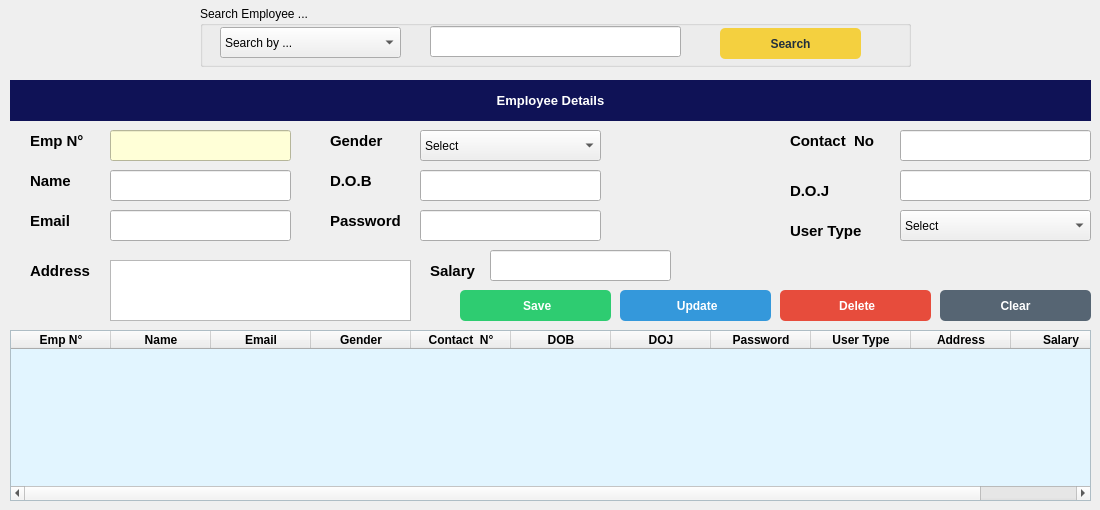
     <widget class="QWidget" name="tab_2">
      <attribute name="title">
       <string>Employee</string>
      </attribute>
      <widget class="QGroupBox" name="groupBox">
       <property name="geometry">
        <rect>
         <x>200</x>
         <y>6</y>
         <width>711</width>
         <height>61</height>
        </rect>
       </property>
       <property name="title">
        <string>Search Employee ...</string>
       </property>
       <widget class="QComboBox" name="Emp_SearchBy_Comb">
        <property name="geometry">
         <rect>
          <x>20</x>
          <y>21</y>
          <width>181</width>
          <height>31</height>
         </rect>
        </property>
        <item>
         <property name="text">
          <string>Search by ...</string>
         </property>
        </item>
        <item>
         <property name="text">
          <string>Email</string>
         </property>
        </item>
        <item>
         <property name="text">
          <string>Name</string>
         </property>
        </item>
        <item>
         <property name="text">
          <string>Contact</string>
         </property>
        </item>
       </widget>
       <widget class="QLineEdit" name="Emp_Search_box">
        <property name="geometry">
         <rect>
          <x>230</x>
          <y>20</y>
          <width>251</width>
          <height>31</height>
         </rect>
        </property>
       </widget>
       <widget class="QPushButton" name="Empl_Search_Btn">
        <property name="geometry">
         <rect>
          <x>520</x>
          <y>22</y>
          <width>141</width>
          <height>31</height>
         </rect>
        </property>
        <property name="font">
         <font>
          <weight>75</weight>
          <bold>true</bold>
         </font>
        </property>
        <property name="cursor">
         <cursorShape>PointingHandCursor</cursorShape>
        </property>
        <property name="styleSheet">
         <string notr="true">QPushButton{
  background-color: rgb(244, 208, 63);
  color: rgb(33, 47, 61);
  border-radius: 5px;
}
QPushButton::pressed{
	padding-left:2px;
	padding-top: 3px;
	background-color: rgb(248, 196, 113);
}</string>
        </property>
        <property name="text">
         <string>Search</string>
        </property>
       </widget>
      </widget>
      <widget class="QLabel" name="label_3">
       <property name="geometry">
        <rect>
         <x>10</x>
         <y>80</y>
         <width>1081</width>
         <height>41</height>
        </rect>
       </property>
       <property name="font">
        <font>
         <pointsize>10</pointsize>
         <weight>75</weight>
         <bold>true</bold>
        </font>
       </property>
       <property name="styleSheet">
        <string notr="true">background-color: rgb(15, 18, 86);
color: rgb(255, 255, 255);</string>
       </property>
       <property name="text">
        <string>Employee Details</string>
       </property>
       <property name="alignment">
        <set>Qt::AlignCenter</set>
       </property>
      </widget>
      <widget class="QLabel" name="label_4">
       <property name="geometry">
        <rect>
         <x>30</x>
         <y>130</y>
         <width>61</width>
         <height>21</height>
        </rect>
       </property>
       <property name="font">
        <font>
         <pointsize>11</pointsize>
         <weight>75</weight>
         <bold>true</bold>
        </font>
       </property>
       <property name="text">
        <string>Emp N°</string>
       </property>
      </widget>
      <widget class="QLineEdit" name="Emp_No">
       <property name="geometry">
        <rect>
         <x>110</x>
         <y>130</y>
         <width>181</width>
         <height>31</height>
        </rect>
       </property>
       <property name="styleSheet">
        <string notr="true">background-color: rgb(255, 255, 215);</string>
       </property>
      </widget>
      <widget class="QLineEdit" name="Emp_Name">
       <property name="geometry">
        <rect>
         <x>110</x>
         <y>170</y>
         <width>181</width>
         <height>31</height>
        </rect>
       </property>
      </widget>
      <widget class="QLineEdit" name="Emp_Mail">
       <property name="geometry">
        <rect>
         <x>110</x>
         <y>210</y>
         <width>181</width>
         <height>31</height>
        </rect>
       </property>
      </widget>
      <widget class="QLabel" name="label_5">
       <property name="geometry">
        <rect>
         <x>30</x>
         <y>170</y>
         <width>61</width>
         <height>21</height>
        </rect>
       </property>
       <property name="font">
        <font>
         <pointsize>11</pointsize>
         <weight>75</weight>
         <bold>true</bold>
        </font>
       </property>
       <property name="text">
        <string>Name</string>
       </property>
      </widget>
      <widget class="QLabel" name="label_9">
       <property name="geometry">
        <rect>
         <x>30</x>
         <y>210</y>
         <width>61</width>
         <height>21</height>
        </rect>
       </property>
       <property name="font">
        <font>
         <pointsize>11</pointsize>
         <weight>75</weight>
         <bold>true</bold>
        </font>
       </property>
       <property name="text">
        <string>Email</string>
       </property>
      </widget>
      <widget class="QLabel" name="label_10">
       <property name="geometry">
        <rect>
         <x>30</x>
         <y>260</y>
         <width>71</width>
         <height>21</height>
        </rect>
       </property>
       <property name="font">
        <font>
         <pointsize>11</pointsize>
         <weight>75</weight>
         <bold>true</bold>
        </font>
       </property>
       <property name="text">
        <string>Address</string>
       </property>
      </widget>
      <widget class="QLabel" name="label_16">
       <property name="geometry">
        <rect>
         <x>330</x>
         <y>130</y>
         <width>61</width>
         <height>21</height>
        </rect>
       </property>
       <property name="font">
        <font>
         <pointsize>11</pointsize>
         <weight>75</weight>
         <bold>true</bold>
        </font>
       </property>
       <property name="text">
        <string>Gender</string>
       </property>
      </widget>
      <widget class="QLabel" name="label_23">
       <property name="geometry">
        <rect>
         <x>330</x>
         <y>170</y>
         <width>61</width>
         <height>21</height>
        </rect>
       </property>
       <property name="font">
        <font>
         <pointsize>11</pointsize>
         <weight>75</weight>
         <bold>true</bold>
        </font>
       </property>
       <property name="text">
        <string>D.O.B</string>
       </property>
      </widget>
      <widget class="QLabel" name="label_24">
       <property name="geometry">
        <rect>
         <x>330</x>
         <y>210</y>
         <width>81</width>
         <height>21</height>
        </rect>
       </property>
       <property name="font">
        <font>
         <pointsize>11</pointsize>
         <weight>75</weight>
         <bold>true</bold>
        </font>
       </property>
       <property name="text">
        <string>Password</string>
       </property>
      </widget>
      <widget class="QLineEdit" name="Emp_DOB">
       <property name="geometry">
        <rect>
         <x>420</x>
         <y>170</y>
         <width>181</width>
         <height>31</height>
        </rect>
       </property>
      </widget>
      <widget class="QLineEdit" name="Emp_Password">
       <property name="geometry">
        <rect>
         <x>420</x>
         <y>210</y>
         <width>181</width>
         <height>31</height>
        </rect>
       </property>
      </widget>
      <widget class="QLabel" name="label_25">
       <property name="geometry">
        <rect>
         <x>430</x>
         <y>260</y>
         <width>61</width>
         <height>21</height>
        </rect>
       </property>
       <property name="font">
        <font>
         <pointsize>11</pointsize>
         <weight>75</weight>
         <bold>true</bold>
        </font>
       </property>
       <property name="text">
        <string>Salary</string>
       </property>
      </widget>
      <widget class="QLineEdit" name="Emp_Salary">
       <property name="geometry">
        <rect>
         <x>490</x>
         <y>250</y>
         <width>181</width>
         <height>31</height>
        </rect>
       </property>
      </widget>
      <widget class="QComboBox" name="Gender_Comb">
       <property name="geometry">
        <rect>
         <x>420</x>
         <y>130</y>
         <width>181</width>
         <height>31</height>
        </rect>
       </property>
       <item>
        <property name="text">
         <string>Select</string>
        </property>
       </item>
       <item>
        <property name="text">
         <string>Male</string>
        </property>
       </item>
       <item>
        <property name="text">
         <string>Female</string>
        </property>
       </item>
      </widget>
      <widget class="QLineEdit" name="Emp_ContactNo">
       <property name="geometry">
        <rect>
         <x>900</x>
         <y>130</y>
         <width>191</width>
         <height>31</height>
        </rect>
       </property>
      </widget>
      <widget class="QLabel" name="label_26">
       <property name="geometry">
        <rect>
         <x>790</x>
         <y>130</y>
         <width>91</width>
         <height>21</height>
        </rect>
       </property>
       <property name="font">
        <font>
         <pointsize>11</pointsize>
         <weight>75</weight>
         <bold>true</bold>
        </font>
       </property>
       <property name="text">
        <string>Contact  No</string>
       </property>
      </widget>
      <widget class="QLabel" name="label_27">
       <property name="geometry">
        <rect>
         <x>790</x>
         <y>180</y>
         <width>61</width>
         <height>21</height>
        </rect>
       </property>
       <property name="font">
        <font>
         <pointsize>11</pointsize>
         <weight>75</weight>
         <bold>true</bold>
        </font>
       </property>
       <property name="text">
        <string>D.O.J</string>
       </property>
      </widget>
      <widget class="QLineEdit" name="Emp_DOJ">
       <property name="geometry">
        <rect>
         <x>900</x>
         <y>170</y>
         <width>191</width>
         <height>31</height>
        </rect>
       </property>
      </widget>
      <widget class="QLabel" name="label_28">
       <property name="geometry">
        <rect>
         <x>790</x>
         <y>220</y>
         <width>81</width>
         <height>21</height>
        </rect>
       </property>
       <property name="font">
        <font>
         <pointsize>11</pointsize>
         <weight>75</weight>
         <bold>true</bold>
        </font>
       </property>
       <property name="text">
        <string>User Type</string>
       </property>
      </widget>
      <widget class="QComboBox" name="UserType_Comb">
       <property name="geometry">
        <rect>
         <x>900</x>
         <y>210</y>
         <width>191</width>
         <height>31</height>
        </rect>
       </property>
       <item>
        <property name="text">
         <string>Select</string>
        </property>
       </item>
       <item>
        <property name="text">
         <string>Admin</string>
        </property>
       </item>
       <item>
        <property name="text">
         <string>Employee</string>
        </property>
       </item>
      </widget>
      <widget class="QPushButton" name="Empl_Save_Btn">
       <property name="geometry">
        <rect>
         <x>460</x>
         <y>290</y>
         <width>151</width>
         <height>31</height>
        </rect>
       </property>
       <property name="font">
        <font>
         <weight>75</weight>
         <bold>true</bold>
        </font>
       </property>
       <property name="cursor">
        <cursorShape>PointingHandCursor</cursorShape>
       </property>
       <property name="styleSheet">
        <string notr="true">QPushButton{
  background-color: rgb(46, 204, 113);
  color: rgb(255, 255, 255);
  border-radius: 5px;
}
QPushButton::pressed{
	padding-left:5px;
	padding-top: 5px;
	background-color: rgb(130, 224, 170);
}</string>
       </property>
       <property name="text">
        <string> Save</string>
       </property>
       <property name="icon">
        <iconset resource="images_rc.qrc">
         <normaloff>:/images/Images/save.png</normaloff>:/images/Images/save.png</iconset>
       </property>
       <property name="iconSize">
        <size>
         <width>15</width>
         <height>15</height>
        </size>
       </property>
      </widget>
      <widget class="QPushButton" name="Empl_Update_Btn">
       <property name="geometry">
        <rect>
         <x>620</x>
         <y>290</y>
         <width>151</width>
         <height>31</height>
        </rect>
       </property>
       <property name="font">
        <font>
         <weight>75</weight>
         <bold>true</bold>
        </font>
       </property>
       <property name="cursor">
        <cursorShape>PointingHandCursor</cursorShape>
       </property>
       <property name="styleSheet">
        <string notr="true">QPushButton{
  background-color: rgb(52, 152, 219);
  color: rgb(255, 255, 255);
  border-radius: 5px;
}
QPushButton::pressed{
	padding-left:5px;
	padding-top: 5px;
	background-color: rgb(93, 173, 226);
}</string>
       </property>
       <property name="text">
        <string> Update</string>
       </property>
       <property name="icon">
        <iconset resource="images_rc.qrc">
         <normaloff>:/images/Images/refresh.png</normaloff>:/images/Images/refresh.png</iconset>
       </property>
      </widget>
      <widget class="QPushButton" name="Empl_Delete_Btn">
       <property name="geometry">
        <rect>
         <x>780</x>
         <y>290</y>
         <width>151</width>
         <height>31</height>
        </rect>
       </property>
       <property name="font">
        <font>
         <weight>75</weight>
         <bold>true</bold>
        </font>
       </property>
       <property name="cursor">
        <cursorShape>PointingHandCursor</cursorShape>
       </property>
       <property name="styleSheet">
        <string notr="true">QPushButton{
  background-color: rgb(231, 76, 60);
  color: rgb(255, 255, 255);
  border-radius: 5px;
}
QPushButton::pressed{
	padding-left:5px;
	padding-top: 5px;
	background-color: rgb(236, 112, 99);
}</string>
       </property>
       <property name="text">
        <string> Delete</string>
       </property>
       <property name="icon">
        <iconset resource="images_rc.qrc">
         <normaloff>:/images/Images/bin.png</normaloff>:/images/Images/bin.png</iconset>
       </property>
       <property name="iconSize">
        <size>
         <width>15</width>
         <height>15</height>
        </size>
       </property>
      </widget>
      <widget class="QPushButton" name="Empl_Clear_Btn">
       <property name="geometry">
        <rect>
         <x>940</x>
         <y>290</y>
         <width>151</width>
         <height>31</height>
        </rect>
       </property>
       <property name="font">
        <font>
         <weight>75</weight>
         <bold>true</bold>
        </font>
       </property>
       <property name="cursor">
        <cursorShape>PointingHandCursor</cursorShape>
       </property>
       <property name="styleSheet">
        <string notr="true">QPushButton{
  background-color: rgb(86, 101, 115);
  color: rgb(255, 255, 255);
  border-radius: 5px;
}
QPushButton::pressed{
	padding-left:5px;
	padding-top: 5px;
	background-color: rgb(128, 139, 150);
}</string>
       </property>
       <property name="text">
        <string>Clear</string>
       </property>
       <property name="icon">
        <iconset resource="images_rc.qrc">
         <normaloff>:/images/Images/clean.png</normaloff>:/images/Images/clean.png</iconset>
       </property>
      </widget>
      <widget class="QTableWidget" name="Em_tableWidget">
       <property name="geometry">
        <rect>
         <x>10</x>
         <y>330</y>
         <width>1081</width>
         <height>171</height>
        </rect>
       </property>
       <property name="styleSheet">
        <string notr="true">QTableWidget#Em_tableWidget{
background-color: rgb(226, 245, 255);
}</string>
       </property>
       <property name="rowCount">
        <number>0</number>
       </property>
       <column>
        <property name="text">
         <string>Emp N°</string>
        </property>
        <property name="font">
         <font>
          <weight>75</weight>
          <bold>true</bold>
         </font>
        </property>
        <property name="textAlignment">
         <set>AlignCenter</set>
        </property>
       </column>
       <column>
        <property name="text">
         <string>Name</string>
        </property>
        <property name="font">
         <font>
          <weight>75</weight>
          <bold>true</bold>
         </font>
        </property>
        <property name="textAlignment">
         <set>AlignCenter</set>
        </property>
       </column>
       <column>
        <property name="text">
         <string>Email</string>
        </property>
        <property name="font">
         <font>
          <weight>75</weight>
          <bold>true</bold>
         </font>
        </property>
        <property name="textAlignment">
         <set>AlignCenter</set>
        </property>
       </column>
       <column>
        <property name="text">
         <string>Gender</string>
        </property>
        <property name="font">
         <font>
          <weight>75</weight>
          <bold>true</bold>
         </font>
        </property>
        <property name="textAlignment">
         <set>AlignCenter</set>
        </property>
       </column>
       <column>
        <property name="text">
         <string>Contact  N°</string>
        </property>
        <property name="font">
         <font>
          <weight>75</weight>
          <bold>true</bold>
         </font>
        </property>
        <property name="textAlignment">
         <set>AlignCenter</set>
        </property>
       </column>
       <column>
        <property name="text">
         <string>DOB</string>
        </property>
        <property name="font">
         <font>
          <weight>75</weight>
          <bold>true</bold>
         </font>
        </property>
        <property name="textAlignment">
         <set>AlignCenter</set>
        </property>
       </column>
       <column>
        <property name="text">
         <string>DOJ</string>
        </property>
        <property name="font">
         <font>
          <weight>75</weight>
          <bold>true</bold>
         </font>
        </property>
        <property name="textAlignment">
         <set>AlignCenter</set>
        </property>
       </column>
       <column>
        <property name="text">
         <string>Password</string>
        </property>
        <property name="font">
         <font>
          <weight>75</weight>
          <bold>true</bold>
         </font>
        </property>
        <property name="textAlignment">
         <set>AlignCenter</set>
        </property>
       </column>
       <column>
        <property name="text">
         <string>User Type</string>
        </property>
        <property name="font">
         <font>
          <weight>75</weight>
          <bold>true</bold>
         </font>
        </property>
        <property name="textAlignment">
         <set>AlignCenter</set>
        </property>
       </column>
       <column>
        <property name="text">
         <string>Address</string>
        </property>
        <property name="font">
         <font>
          <weight>75</weight>
          <bold>true</bold>
         </font>
        </property>
        <property name="textAlignment">
         <set>AlignCenter</set>
        </property>
       </column>
       <column>
        <property name="text">
         <string>Salary</string>
        </property>
        <property name="font">
         <font>
          <weight>75</weight>
          <bold>true</bold>
         </font>
        </property>
        <property name="textAlignment">
         <set>AlignCenter</set>
        </property>
       </column>
      </widget>
      <widget class="QTextEdit" name="Emp_Address">
       <property name="geometry">
        <rect>
         <x>110</x>
         <y>260</y>
         <width>301</width>
         <height>61</height>
        </rect>
       </property>
      </widget>
     </widget>
